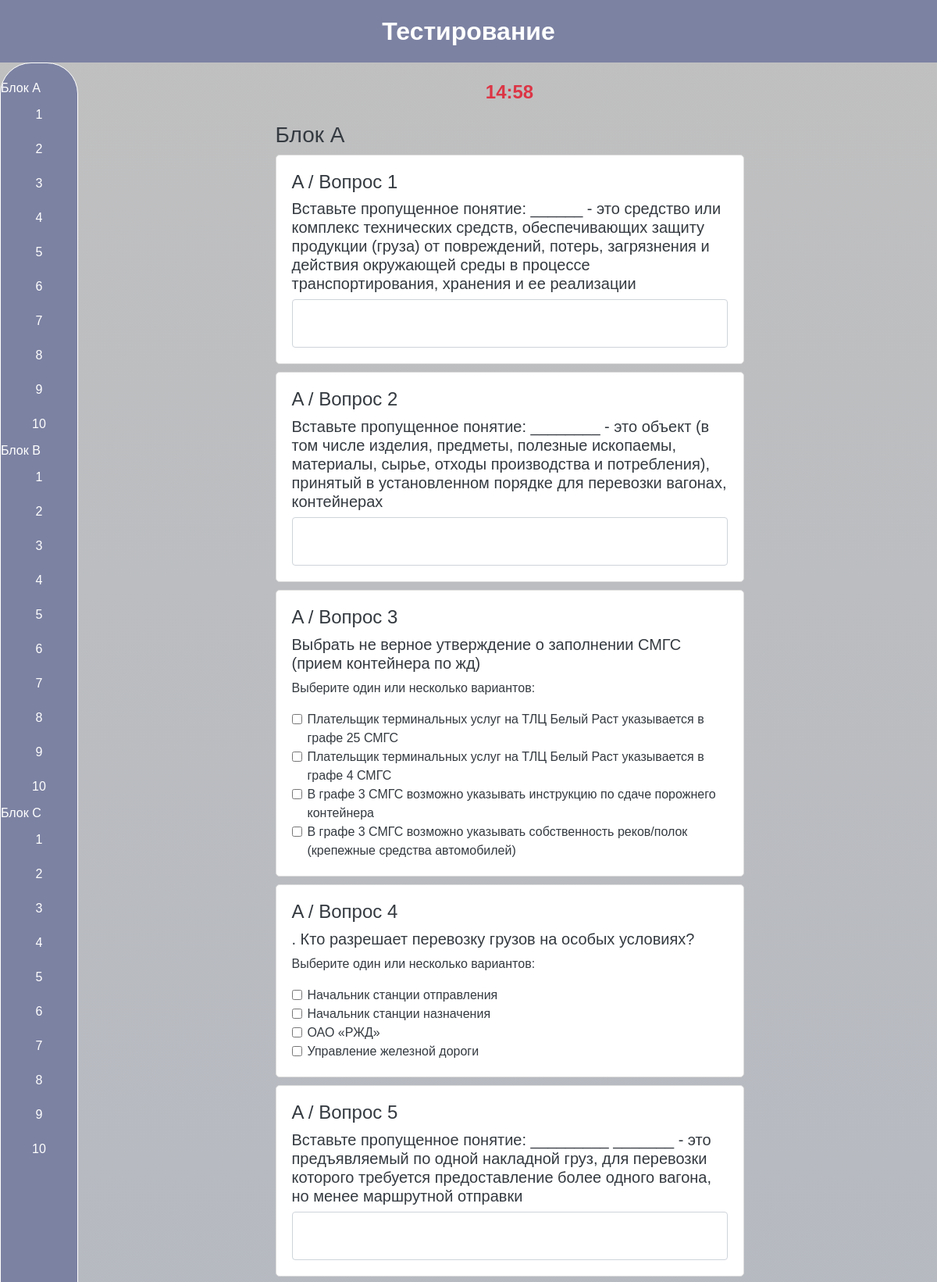
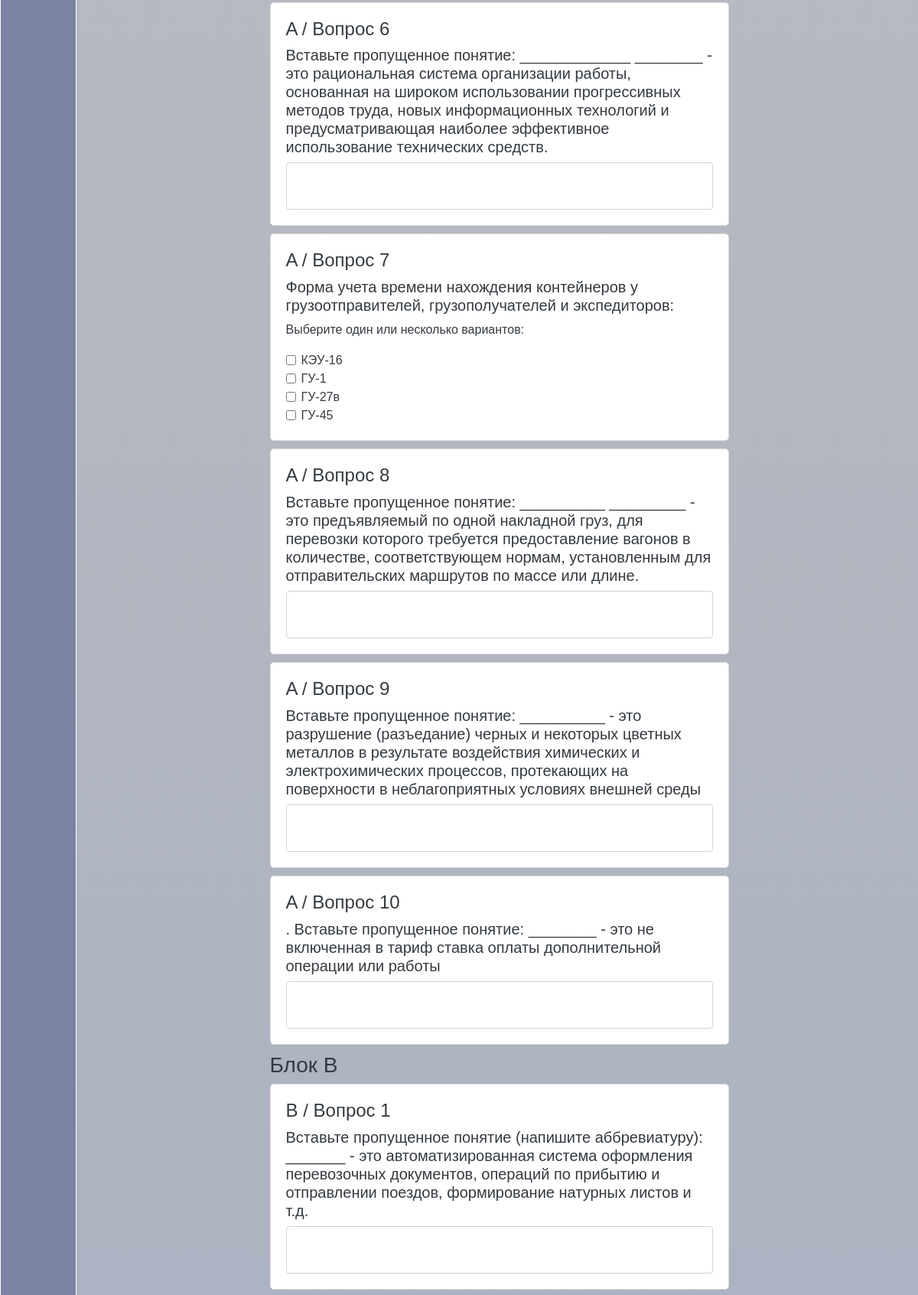
Page /account/home/quiz/ (upper part) on the committed database (2 pictures, top to bottom).
### backend/home/models.py (models this page shows, shortened)
class BaseModel(models.Model):
    uid = models.UUIDField(primary_key=True, default=uuid.uuid4, editable=True, verbose_name="UUID")
    created_at = models.DateField(auto_now_add=True, verbose_name="Дата создания")
    updated_at = models.DateField(auto_now=True, verbose_name="Дата обновления")
    class Meta:
        abstract = True

class ExtendedQuestion(BaseModel):
    gfg = models.ForeignKey(Types, related_name='extended_questions', on_delete=models.CASCADE, verbose_name="Тип")
    text = models.TextField(verbose_name="Текст вопроса")
    marks = models.IntegerField(default=5, verbose_name="Баллы")
    image = models.ImageField(upload_to='extended_question_images/', null=True, blank=True, verbose_name="Изображение")
    difficulty = models.CharField(max_length=6, choices=QuestionDifficulty.choices, default=QuestionDifficulty.EASY, verbose_name="Сложность")
    class Meta:
        verbose_name = "Вопрос с развернутым ответом"
        verbose_name_plural = "Вопросы с развернутым ответом"

class Question(BaseModel):
    QUESTION_TYPE_CHOICES = [
        ('MCQ', 'Multiple Choice Question'),
    ]
    gfg = models.ForeignKey(Types, related_name='questions', on_delete=models.CASCADE, verbose_name="Тип")
    question = models.CharField(max_length=250, verbose_name="Вопрос")
    marks = models.IntegerField(default=5, verbose_name="Баллы")
    question_type = models.CharField(max_length=3, choices=QUESTION_TYPE_CHOICES, default='MCQ', verbose_name="Тип вопроса")
    image = models.ImageField(upload_to='question_images/', null=True, blank=True, verbose_name="Изображение")
    difficulty = models.CharField(max_length=6, choices=QuestionDifficulty.choices, default=QuestionDifficulty.EASY, verbose_name="Сложность")
    def get_answers(self):
        if self.question_type == 'MCQ':
            answer_objs = list(Answer.objects.filter(question=self))
            data = []
            random.shuffle(answer_objs)
            for answer_obj in answer_objs:
                data.append({
                    'answer': answer_obj.answer,
                    'is_correct': answer_obj.is_correct
                })
            return data
        else:
            return []
    class Meta:
        verbose_name = "Вопрос"
        verbose_name_plural = "Вопросы"

class Answer(BaseModel):
    question = models.ForeignKey(Question, related_name='answers', on_delete=models.CASCADE, verbose_name="Вопрос")
    answer = models.CharField(max_length=200, verbose_name="Ответ")
    is_correct = models.BooleanField(default=False, verbose_name="Правильный ответ")
    class Meta:
        verbose_name = "Ответ"
        verbose_name_plural = "Ответы"

### backend/home/views.py (the view)
# urls.py: path('quiz/', views.quiz, name='quiz'),
def quiz(request):
    if request.method == 'POST':
        timer_expired = request.POST.get('timerExpired', 'false') == 'true'
        return render(request, 'result.html', {'timer_expired': timer_expired})
    else:
        num_questions = 30
        num_hard = 8
        num_medium = (num_questions - num_hard) // 2
        num_easy = num_questions - num_hard - num_medium
        block_size = 10  # Размер блока можно изменить по необходимости
        start_time = timezone.now()
        request.session['start_time'] = start_time.isoformat()
        easy_questions = list(Question.objects.filter(difficulty='easy'))
        medium_questions = list(Question.objects.filter(difficulty='medium'))
        hard_questions = list(Question.objects.filter(difficulty='hard'))
        easy_extended_questions = list(ExtendedQuestion.objects.filter(difficulty='easy'))
        medium_extended_questions = list(ExtendedQuestion.objects.filter(difficulty='medium'))
        hard_extended_questions = list(ExtendedQuestion.objects.filter(difficulty='hard'))
        for question in easy_extended_questions + medium_extended_questions + hard_extended_questions:
            question.question_type = 'extended'
        combined_easy_questions = easy_questions + easy_extended_questions
        combined_medium_questions = medium_questions + medium_extended_questions
        combined_hard_questions = hard_questions + hard_extended_questions
        random.shuffle(combined_easy_questions)
        random.shuffle(combined_medium_questions)
        random.shuffle(combined_hard_questions)
        selected_easy_questions = combined_easy_questions[:num_easy]
        selected_medium_questions = combined_medium_questions[:num_medium]
        selected_hard_questions = combined_hard_questions[:num_hard]
        selected_questions = selected_easy_questions + selected_medium_questions + selected_hard_questions
        random.shuffle(selected_questions)
        question_blocks = []
        current_block = []
        for index, question in enumerate(selected_questions, start=1):
            current_block.append(question)
            if len(current_block) == block_size:
                block_label = chr(65 + len(question_blocks))  # Генерация метки блока (A, B, C, ...)
                question_blocks.append((block_label, current_block))
                current_block = []
        if current_block:
            block_label = chr(65 + len(question_blocks))
            question_blocks.append((block_label, current_block))
        return render(request, 'test/quiz.html', {'question_blocks': question_blocks})

### frontend/templates/test/quiz.html (shortened to what this page needs)
{% load static %}
<!DOCTYPE html>
<html lang="ru">
    <head>
        <link
            rel="stylesheet"
            href="https://cdn.jsdelivr.net/npm/bootstrap@4.3.1/dist/css/bootstrap.min.css"
        />
        <link
            rel="stylesheet"
            type="text/css"
            href="{% static 'main/css/quiz.css' %}"
        />
    </head>
    <body>
        <div class="header">
            <div class="test-label">Тестирование</div>
        </div>
        <div class="sidebar">
            {% for block_label, block in question_blocks %}
                <div class="block-label">Блок {{ block_label }}</div>
                {% for question in block %}
                    <a href="#question{{ question.uid }}">{{ forloop.counter }}</a>
                {% endfor %}
            {% endfor %}
        </div>
        <div class="container content">
            <div id="countdown">00:15</div>
            <form action="{% url 'result' %}" method="post" id="test-form">
                {% for block_label, block in question_blocks %}
                    <div class="block">
                        <h3>Блок {{ block_label }}</h3>
                        {% for question in block %}
                            <div class="question-block" id="question{{ question.uid }}">
                                <h4>{{ block_label }} / Вопрос {{ forloop.counter }}</h4>
                                {% if question.question_type == 'extended' %}
                                    <h5>{{ question.text }}</h5>
                                    <textarea class="form-control" name="{{ question.uid }}"></textarea>
                                {% else %}
                                    <h5>{{ question.question }}</h5>
                                    {% if question.question_type == 'MCQ' %}
                                        <p>Выберите один или несколько вариантов:</p>
                                        {% for answer in question.get_answers %}
                                            <div class="form-check">
                                                <input class="form-check-input" type="checkbox" name="{{ question.uid }}" value="{{ answer.answer }}" />
                                                <label class="form-check-label">{{ answer.answer }}</label>
                                            </div>
                                        {% endfor %}
                                    {% else %}
                                        <textarea class="form-control" name="{{ question.uid }}" readonly></textarea>
                                    {% endif %}
                                {% endif %}
                            </div>
                        {% endfor %}
                    </div>
                {% endfor %}
            </form>
        </div>
    </body>
</html>

### frontend/static/main/css/quiz.css (style rules this page uses)
body { background: linear-gradient(to bottom, #c0c0c0, #8b9dc3); color: #343a40; display: flex; flex-direction: column; align-items: center; justify-content: space-between; min-height: 100vh; margin: 0; position: relative; background-size: 100% auto; background-repeat: no-repeat; font-family: Arial, sans-serif; }
.container { margin-top: 20px; display: flex; flex-direction: column; align-items: center; justify-content: center; width: 100%; }
.header { background-color: #7c82a2; width: 100%; height: 80px; padding: 10px 20px; display: flex; justify-content: space-between; align-items: center; color: white; position: fixed; top: 0; left: 0; z-index: 1000; padding-left: 220px; }
.header .test-label { position: absolute; top: 50%; left: 50%; transform: translate(-50%, -50%); font-size: 2em; font-weight: bold; }
.question-block { background-color: #fff; padding: 20px; margin-bottom: 10px; border-radius: 5px; border: 1px solid #ddd; max-width: 600px; width: 100%; }
.question-block textarea { resize: none; }
#timer, #countdown { font-size: 1.5em; font-weight: bold; text-align: center; margin-bottom: 20px; }
#countdown { color: #dc3545; }
.sidebar { position: fixed; top: 80px; bottom: 80px; left: 0; width: 100px; background-color: #7c82a2; padding-top: 20px; border-right: 1px solid #ddd; overflow-y: auto; border-radius: 40px; color: white; border: 1px solid white; }
.sidebar a { display: block; padding: 10px; text-align: center; color: white; text-decoration: none; }
.content { display: flex; flex-direction: column; align-items: center; margin-top: 100px; width: 100%; padding-bottom: 160px; padding-left: 120px; }

### rows in the picture
ExtendedQuestion: block_label "A", text "Вставьте пропущенное понятие: ______ - это средство или комплекс технических средств, обеспечивающих защиту продукции (груза) от повреждений, потерь, загрязнения и действия окружающей среды в процессе транспортирования, хранения и ее реализации"
ExtendedQuestion: block_label "A", text "Вставьте пропущенное понятие: ________ - это объект (в том числе изделия, предметы, полезные ископаемы, материалы, сырье, отходы производства и потребления), принятый в установленном порядке для перевозки вагонах, контейнерах"
Question: block_label "A", question "Выбрать не верное утверждение о заполнении СМГС (прием контейнера по жд)"
Question: block_label "A", question ". Кто разрешает перевозку грузов на особых условиях?"
ExtendedQuestion: block_label "A", text "Вставьте пропущенное понятие: _________ _______ - это предъявляемый по одной накладной груз, для перевозки которого требуется предоставление более одного вагона, но менее маршрутной отправки"
ExtendedQuestion: block_label "A", text "Вставьте пропущенное понятие: _____________ ________ - это рациональная система организации работы, основанная на широком использовании прогрессивных методов труда, новых информационных технологий и предусматривающая наиболее эффективное использование технических средств."
Question: block_label "A", question "Форма учета времени нахождения контейнеров у грузоотправителей, грузополучателей и экспедиторов:"
ExtendedQuestion: block_label "A", text "Вставьте пропущенное понятие: __________ _________ - это предъявляемый по одной накладной груз, для перевозки которого требуется предоставление вагонов в количестве, соответствующем нормам, установленным для отправительских маршрутов по массе или длине."
ExtendedQuestion: block_label "A", text "Вставьте пропущенное понятие: __________ - это разрушение (разъедание) черных и некоторых цветных металлов в результате воздействия химических и электрохимических процессов, протекающих на поверхности в неблагоприятных условиях внешней среды"
ExtendedQuestion: block_label "A", text ". Вставьте пропущенное понятие: ________ - это не включенная в тариф ставка оплаты дополнительной операции или работы"
ExtendedQuestion: block_label "B", text "Вставьте пропущенное понятие (напишите аббревиатуру): _______ - это автоматизированная система оформления перевозочных документов, операций по прибытию и отправлении поездов, формирование натурных листов и т.д."
Question: block_label "C"
Answer: answer "Плательщик терминальных услуг на ТЛЦ Белый Раст указывается в графе 25 СМГС"
Answer: answer "Плательщик терминальных услуг на ТЛЦ Белый Раст указывается в графе 4 СМГС"
Answer: answer "В графе 3 СМГС возможно указывать инструкцию по сдаче порожнего контейнера"
Answer: answer "В графе 3 СМГС возможно указывать собственность реков/полок (крепежные средства автомобилей)"
Answer: answer "Начальник станции отправления"
Answer: answer "Начальник станции назначения"
Answer: answer "ОАО «РЖД»"
Answer: answer "Управление железной дороги"
Answer: answer "КЭУ-16"
Answer: answer "ГУ-1"
Answer: answer "ГУ-27в"
Answer: answer "ГУ-45"
